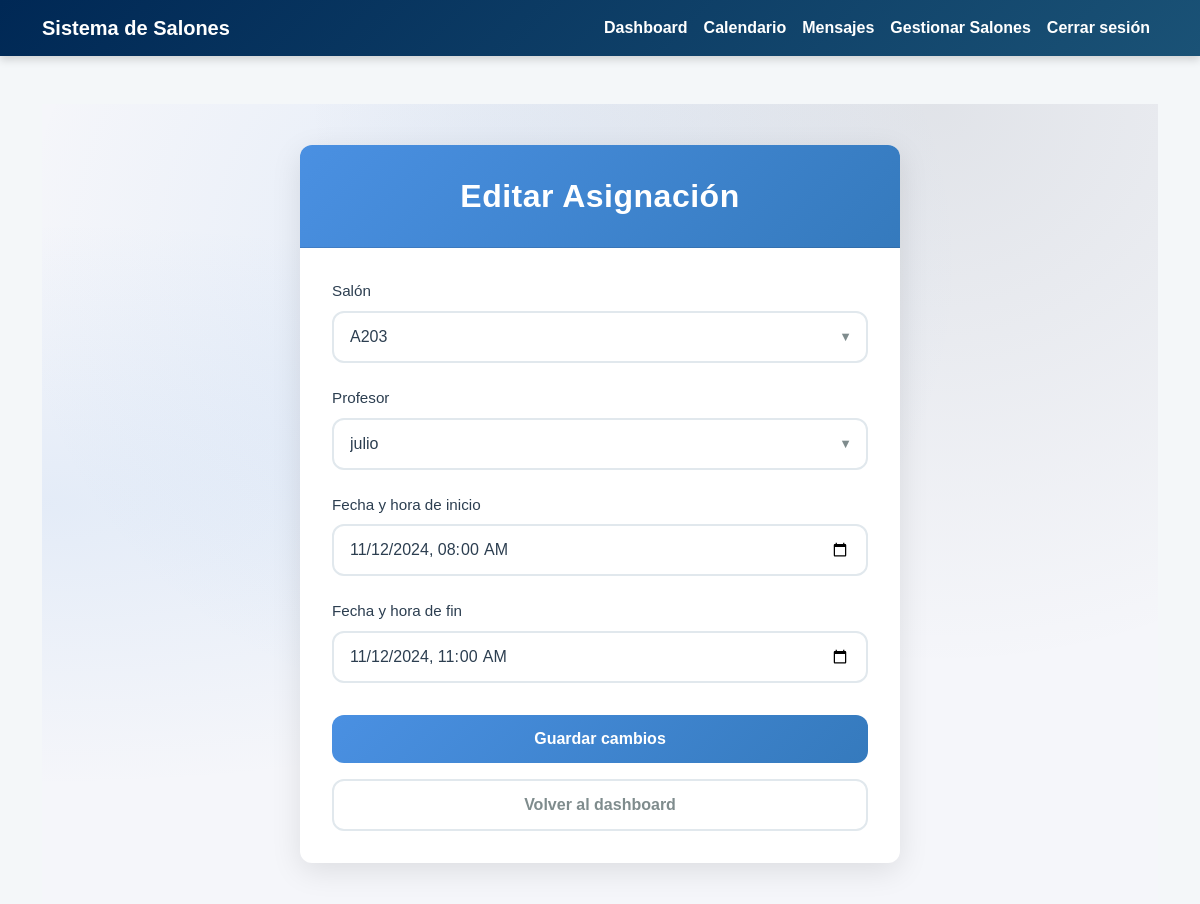
The app's page /editar_asignacion/1 (signed in) with its own data.
### Asignacion de salones/app.py (models this page shows)
class Asignacion(db.Model):
    id = db.Column(db.Integer, primary_key=True)
    salon_id = db.Column(db.Integer, db.ForeignKey('salon.id'), nullable=False)
    profesor_id = db.Column(db.Integer, db.ForeignKey('usuario.id'), nullable=False)
    fecha_inicio = db.Column(db.DateTime, nullable=False)
    fecha_fin = db.Column(db.DateTime, nullable=False)
    salon = db.relationship('Salon', backref=db.backref('asignaciones', lazy=True))
    profesor = db.relationship('Usuario', backref=db.backref('asignaciones_profesor', lazy=True))

class Salon(db.Model):
    id = db.Column(db.Integer, primary_key=True)
    nombre = db.Column(db.String(80), nullable=False)
    capacidad = db.Column(db.Integer, nullable=False)

class Usuario(UserMixin, db.Model):
    id = db.Column(db.Integer, primary_key=True)
    username = db.Column(db.String(80), unique=True, nullable=False)
    password = db.Column(db.String(120), nullable=False)
    rol = db.Column(db.String(20), nullable=False, default='estudiante')

### Asignacion de salones/app.py (the view, shortened to what this page needs)
@app.route('/editar_asignacion/<int:id>', methods=['GET', 'POST'])
@login_required
@admin_required
def editar_asignacion(id):
    asignacion = Asignacion.query.get_or_404(id)
    salones = Salon.query.all()
    profesores = Usuario.query.filter_by(rol='profesor').all()
    return render_template('editar_asignacion.html', asignacion=asignacion, salones=salones, profesores=profesores)
    print(f"Asignación: {asignacion.id}, Salón: {asignacion.salon_id}, Profesor: {asignacion.profesor_id}")
    print(f"Fecha inicio: {asignacion.fecha_inicio}, Fecha fin: {asignacion.fecha_fin}")

### Asignacion de salones/app.py (called while the page is built)
@login_manager.user_loader
def load_user(user_id):
    return Usuario.query.get(int(user_id))

def admin_required(f):
    @wraps(f)
    def decorated_function(*args, **kwargs):
        if not current_user.is_authenticated or current_user.rol != 'admin':
            abort(403)
        return f(*args, **kwargs)
    return decorated_function

### Asignacion de salones/templates/editar_asignacion.html (shortened to what this page needs)
{% extends "base.html" %}
{% block content %}
<div class="edit-container">
    <div class="edit-card">
        <div class="card-header">
            <h2 class="page-title">Editar Asignación</h2>
        </div>
        <form method="POST" class="edit-form">
            <div class="form-group">
                <label for="salon_id">Salón</label>
                <div class="select-wrapper">
                    <select name="salon_id" id="salon_id" required>
                        {% for salon in salones %}
                        <option value="{{ salon.id }}" {% if salon.id == asignacion.salon_id %}selected{% endif %}>
                            {{ salon.nombre }}
                        </option>
                        {% endfor %}
                    </select>
                </div>
            </div>
            <div class="form-group">
                <label for="profesor_id">Profesor</label>
                <div class="select-wrapper">
                    <select name="profesor_id" id="profesor_id" required>
                        {% for profesor in profesores %}
                        <option value="{{ profesor.id }}" {% if profesor.id == asignacion.profesor_id %}selected{% endif %}>
                            {{ profesor.username }}
                        </option>
                        {% endfor %}
                    </select>
                </div>
            </div>
            <div class="form-group">
                <label for="fecha_inicio">Fecha y hora de inicio</label>
                <input type="datetime-local"
                       name="fecha_inicio"
                       id="fecha_inicio"
                       value="{{ asignacion.fecha_inicio.strftime('%Y-%m-%dT%H:%M') }}"
                       required>
            </div>
            <div class="form-group">
                <label for="fecha_fin">Fecha y hora de fin</label>
                <input type="datetime-local"
                       name="fecha_fin"
                       id="fecha_fin"
                       value="{{ asignacion.fecha_fin.strftime('%Y-%m-%dT%H:%M') }}"
                       required>
            </div>
            <div class="button-group">
                <button type="submit" class="save-btn">
                    <span class="btn-text">Guardar cambios</span>
                </button>
                <a href="{{ url_for('admin_dashboard') }}" class="cancel-btn">
                    <span class="btn-text">Volver al dashboard</span>
                </a>
            </div>
        </form>
    </div>
</div>
{% endblock %}

### Asignacion de salones/templates/base.html (style rules this page uses)
body { background-color: #F4F7F9; font-family: 'Arial', sans-serif; color: #333; }

### Asignacion de salones/templates/editar_asignacion.html (style rules this page uses)
:root { --primary-color: #4a90e2; --primary-dark: #357abd; --secondary-color: #2c3e50; --success-color: #27ae60; --danger-color: #e74c3c; --background-color: #f5f6fa; --card-background: #ffffff; --text-primary: #2c3e50; --text-secondary: #7f8c8d; --border-radius: 12px; --transition-speed: 0.3s; --input-border: #e1e8ed; --shadow-color: rgba(0, 0, 0, 0.1); }
.edit-container { min-height: 100vh; display: flex; align-items: center; justify-content: center; padding: 2rem; background-color: var(--background-color); background-image: radial-gradient(at 40% 20%, rgba(74,144,226,0.1) 0px, transparent 50%), radial-gradient(at 80% 0%, rgba(44,62,80,0.1) 0px, transparent 50%), radial-gradient(at 0% 50%, rgba(74,144,226,0.1) 0px, transparent 50%); }
.edit-card { width: 100%; max-width: 600px; background: var(--card-background); border-radius: var(--border-radius); box-shadow: 0 8px 30px var(--shadow-color); overflow: hidden; animation: slideUp 0.5s ease-out; }
.card-header { background: linear-gradient(135deg, var(--primary-color), var(--primary-dark)); padding: 2rem; text-align: center; }
.page-title { color: white; margin: 0; font-size: 2rem; font-weight: 600; letter-spacing: 0.5px; }
.edit-form { padding: 2rem; }
.form-group { margin-bottom: 1.5rem; }
.form-group label { display: block; margin-bottom: 0.5rem; color: var(--text-primary); font-weight: 500; font-size: 0.95rem; }
.select-wrapper { position: relative; }
.select-wrapper::after { content: '▼'; font-size: 0.8rem; color: var(--text-secondary); position: absolute; right: 1rem; top: 50%; transform: translateY(-50%); pointer-events: none; }
select, input[type="datetime-local"] { width: 100%; padding: 0.75rem 1rem; border: 2px solid var(--input-border); border-radius: var(--border-radius); font-size: 1rem; color: var(--text-primary); background-color: white; transition: all var(--transition-speed); appearance: none; }
select { padding-right: 2.5rem; }
.button-group { display: grid; grid-template-columns: 1fr; gap: 1rem; margin-top: 2rem; }
.save-btn, .cancel-btn { padding: 0.75rem 1.5rem; border: none; border-radius: var(--border-radius); font-size: 1rem; font-weight: 600; cursor: pointer; transition: all var(--transition-speed); text-align: center; text-decoration: none; display: inline-flex; align-items: center; justify-content: center; }
.save-btn { background: linear-gradient(135deg, var(--primary-color), var(--primary-dark)); color: white; }
.cancel-btn { background: transparent; border: 2px solid var(--input-border); color: var(--text-secondary); }
.btn-text { margin: 0 0.5rem; }

### records on screen
Asignacion: salon_id "A203", profesor_id "julio", fecha_inicio "11/12/2024 08:00", fecha_fin "11/12/2024 11:00"
